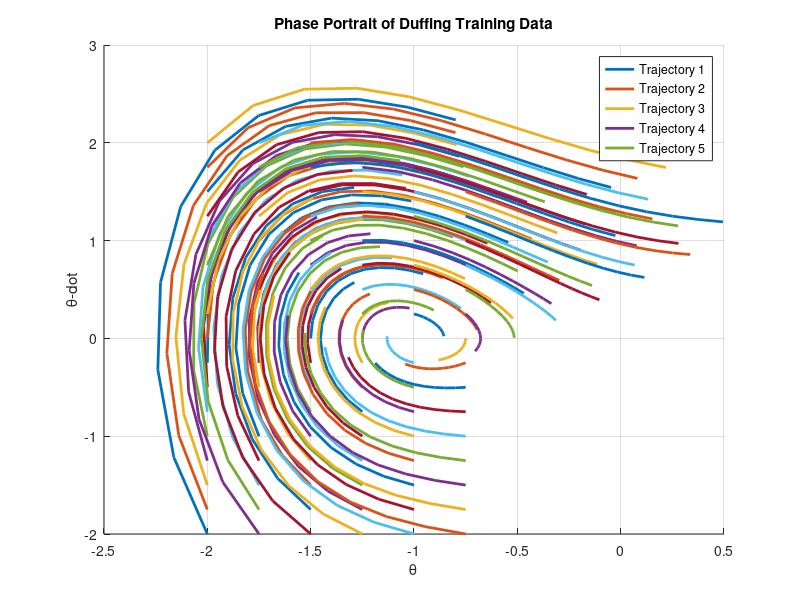

This figure's MATLAB source: (Note: this script raises an error after producing the figure.)
clc; clear; close all;

%set default figure properties
set(0,'DefaultLineLineWidth',2)
set(0,'defaultfigurecolor',[1 1 1])

% fix random seed
seed = 1;
rng(seed);

% import functions
addpath dynamics dmd edmd training prediction

%% Problem setup
% for duffing, states = [x1, x2].
dynamics_fn = @dynamics_duffing; % point to pendulum dynamics

% operator approximation method
% set to EDMD_flag = false for DMD.
% set to EDMD_flag = true for EDMD.
EDMD_flag = true; 


%% Load training trajectory data using full domain
data = load("training/duffing_training.csv");

%%%%%%%%%%%%% Visualize the training dataset %%%%%%%%%%%%%%%%%%%%
% complete code to plot phase portraits of training data
% Number of trajectories in the dataset
num_trajectories = 100;

% Sampling rate
sampling_rate = 0.1;

% Number of data points in each trajectory
num_points = 10;

% Time span for each trajectory
time_span = 1;

% Visualize a few sample trajectories by plotting a phase portrait (θ vs ẋ)
figure;
hold on;
data_new = [];
index = 1;
theta = data(index:num_points+1,1);
theta_dot = data(index:num_points+1,2);
plot(theta, theta_dot);
data_new = [theta; theta_dot];
for i = 2:num_trajectories % Plot up to 5 trajectories
    hold on;
    index = num_points*(i-1)+i;
    % Extract theta and theta_dot for the current trajectory
    theta = data(index:index+num_points,1);
    theta_dot = data(index:index+num_points,2);
    % Plot phase portrait (theta vs theta_dot)
    plot(theta, theta_dot);
    data_new = [data_new,[theta;theta_dot]];
end

% Set labels and title
xlabel('\theta');
ylabel('\theta-dot');
title('Phase Portrait of Duffing Training Data');

% Add legend
legend('Trajectory 1', 'Trajectory 2', 'Trajectory 3', 'Trajectory 4', 'Trajectory 5');

% Display grid
grid on;

hold off;

%%%%%%%%%%%%%%%%%%%%%%%%%%%%%%%%%%%%%%%%%%%%%%%%%%%%%%%%%%%%%%%%%%


%%%%%%%%%%%%% Generate time-shfited snapshots %%%%%%%%%%%%%%%%%%%%
% complete code to obtain snapshots X1 and X2 from dataset X
% STEP 0: data split
X1 = data_new(:,1:end-1);
X2 = data_new(:,2:end);

%%%%%%%%%%%%%%%%%%%%%%%%%%%%%%%%%%%%%%%%%%%%%%%%%%%%%%%%%%%%%%%%%%


%% get Koopman operator
if(EDMD_flag)
    % get Koopman operator using EDMD
    % define basis setup
    basis.dim = 2; % system dimension

    %%%%%%%%%%%%% Setup basis properties for EDMD %%%%%%%%%%%%
    % complete code
    % specify basis type as a string below ('monomials or rbf'
    basis.type = 'rbf';

    switch basis.type
    case 'monomials'
        % specifiy degree of monomial sbelow
        % basis.deg = ??;
    case 'rbf'
        % specifiy kernel width of rbfs
        basis.gamma = 50;
    otherwise
        disp('Please specify type of basis')
    end

    %%%%%%%%%% Obtain Koopman operator using EDMD %%%%%%%%%%%%
        
    % complete code for function get_EDMD()
    [A, C, D_sorted] = get_EDMD(X1, X2, basis);   
    operator.A = A;
    operator.C = C;
    D = D_sorted(abs(D_sorted) < 1);
    D = D(D~=0);
    %%%%%%%%%%%%%%%%%%%%%%%%%%%%%%%%%%%%%%%%%%%%%%%%%%%%%%%%%%%%

else
    %%%%%%%%%% Obtain Koopman operator using DMD %%%%%%%%%%%%
    basis = [];

    % complete code for function get_DMD()
    A = get_DMD(X1, X2);
    operator.A = A;

    %%%%%%%%%%%%%%%%%%%%%%%%%%%%%%%%%%%%%%%%%%%%%%%%%%%%%%%%%%%%
end

%% Plot eigenvalues of Koopman operator
%%%%%%%%% Plot eigenvlaues of A in a unit circle %%%%%%%%%%%%%%%%
% complete code to plot discrete time eigenvalues of A
% Plot the eigenvalues in the complex plane (unit circle)
figure;
hold on;
plot(real(D), imag(D), 'bo'); % Plot eigenvalues as blue circles
theta = linspace(0, 2*pi, 100);
plot(cos(theta), sin(theta), 'r--'); % Plot unit circle in red dashed line
xlabel('Real Part');
ylabel('Imaginary Part');
title('Eigenvalues of Koopman Operator (DMD)');
legend('Eigenvalues', 'Unit Circle');
axis equal;
grid on;
hold off;

%%%%%%%%%%%%%%%%%%%%%%%%%%%%%%%%%%%%%%%%%%%%%%%%%%%%%%%%%%%%%%%%%%

%% evaluate operator for n timesteps prediction
% Use the following parameters for validation
prediction.n_traj = 9; %traj for evaluations
prediction.n_steps = 20; % num timesteps to predict
prediction.dt = 0.1;
prediction.show_plot = true;

% load the validation dataset
X_eval = load('prediction/duffing_validation.csv');
% Number of data points in each trajectory
prediction.num_points = size(X_eval, 1)/prediction.n_traj;

% Visualize a few sample trajectories by plotting a phase portrait (θ vs ẋ)
figure;
hold on;

index = 1;
theta_eval = X_eval(index:prediction.num_points,1);
theta_dot_eval = X_eval(index:prediction.num_points,2);
plot(theta_eval, theta_dot_eval);

for i = 2:prediction.n_traj % Plot up to 5 trajectories
    hold on;
    index = prediction.num_points *(i-1)+1;
    % Extract theta and theta_dot for the current trajectory
    theta_eval = X_eval(index:index+prediction.num_points -1,1);
    theta_dot_eval = X_eval(index:index+prediction.num_points -1,2);
    % Plot phase portrait (theta vs theta_dot)
    plot(theta_eval, theta_dot_eval);
end

% Set labels and title
xlabel('\theta_{Eval}');
ylabel('\theta-dot_{Eval}');
title('Phase Portrait of Pendulum Prediction Data');

% Add legend
legend('Trajectory 1', 'Trajectory 2', 'Trajectory 3', 'Trajectory 4', 'Trajectory 5', ...
    'Trajectory 6', 'Trajectory 7', 'Trajectory 8', 'Trajectory 9');

% Display grid
grid on;

hold off;

% Generate evaluation data
data_eval_new = zeros(size(X1, 1), prediction.n_traj  * 10);
data_eval_new(1:11,1) = X_eval(1:11,1); 
data_eval_new(12:22,1) = X_eval(1:11,2); 

%%%%%%%%%%%%% Get predictions using Koopman  %%%%%%%%%%%%%%%%%%%%
% complete code for function eval_prediction()
X_pred = eval_prediction(X_eval,operaotr,basis,prediction);


%%%%%%%%%%%%%%%%%%%%%%%%%%%%%%%%%%%%%%%%%%%%%%%%%%%%%%%%%%%%%%%%%%

% evaluate the avg rmse and % error across for prediction
X_true = X_eval(1:prediction.n_steps,:);
RMSE = rmse(X_pred, X_true, prediction);
